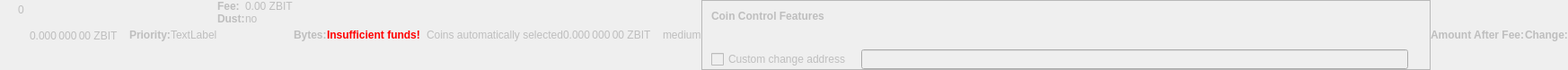
    <widget class="QWidget" name="dummyHideWidget" native="true">
     <property name="enabled">
      <bool>false</bool>
     </property>
     <property name="maximumSize">
      <size>
       <width>100</width>
       <height>22</height>
      </size>
     </property>
     <layout class="QHBoxLayout" name="dummyHideLayout">
      <property name="spacing">
       <number>0</number>
      </property>
      <property name="leftMargin">
       <number>0</number>
      </property>
      <property name="topMargin">
       <number>0</number>
      </property>
      <property name="rightMargin">
       <number>0</number>
      </property>
      <property name="bottomMargin">
       <number>0</number>
      </property>
      <item>
       <layout class="QFormLayout" name="formLayoutCoinControl1">
        <property name="horizontalSpacing">
         <number>10</number>
        </property>
        <property name="verticalSpacing">
         <number>14</number>
        </property>
        <property name="leftMargin">
         <number>10</number>
        </property>
        <property name="topMargin">
         <number>4</number>
        </property>
        <property name="rightMargin">
         <number>6</number>
        </property>
        <item row="0" column="1">
         <widget class="QLabel" name="labelCoinControlBytes">
          <property name="cursor">
           <cursorShape>IBeamCursor</cursorShape>
          </property>
          <property name="contextMenuPolicy">
           <enum>Qt::ActionsContextMenu</enum>
          </property>
          <property name="text">
           <string notr="true">0</string>
          </property>
          <property name="textInteractionFlags">
           <set>Qt::LinksAccessibleByMouse|Qt::TextSelectableByKeyboard|Qt::TextSelectableByMouse</set>
          </property>
         </widget>
        </item>
       </layout>
      </item>
      <item>
       <widget class="QLabel" name="labelCoinControlAfterFee">
        <property name="enabled">
         <bool>false</bool>
        </property>
        <property name="sizePolicy">
         <sizepolicy hsizetype="Fixed" vsizetype="Fixed">
          <horstretch>0</horstretch>
          <verstretch>0</verstretch>
         </sizepolicy>
        </property>
        <property name="minimumSize">
         <size>
          <width>111</width>
          <height>12</height>
         </size>
        </property>
        <property name="maximumSize">
         <size>
          <width>111</width>
          <height>12</height>
         </size>
        </property>
        <property name="cursor">
         <cursorShape>IBeamCursor</cursorShape>
        </property>
        <property name="contextMenuPolicy">
         <enum>Qt::ActionsContextMenu</enum>
        </property>
        <property name="text">
         <string notr="true">0.000 000 00 ZBIT</string>
        </property>
        <property name="textInteractionFlags">
         <set>Qt::LinksAccessibleByMouse|Qt::TextSelectableByKeyboard|Qt::TextSelectableByMouse</set>
        </property>
       </widget>
      </item>
      <item>
       <widget class="QLabel" name="labelCoinControlPriorityText">
        <property name="enabled">
         <bool>false</bool>
        </property>
        <property name="font">
         <font>
          <weight>75</weight>
          <bold>true</bold>
         </font>
        </property>
        <property name="text">
         <string>Priority:</string>
        </property>
       </widget>
      </item>
      <item>
       <layout class="QHBoxLayout" name="horizontalLayout">
        <item>
         <widget class="QLabel" name="WarningLabel">
          <property name="text">
           <string>TextLabel</string>
          </property>
         </widget>
        </item>
       </layout>
      </item>
      <item>
       <layout class="QFormLayout" name="formLayoutCoinControl3">
        <property name="horizontalSpacing">
         <number>0</number>
        </property>
        <property name="verticalSpacing">
         <number>0</number>
        </property>
        <property name="leftMargin">
         <number>0</number>
        </property>
        <property name="topMargin">
         <number>0</number>
        </property>
        <property name="rightMargin">
         <number>0</number>
        </property>
        <item row="0" column="0">
         <widget class="QLabel" name="labelCoinControlFeeText">
          <property name="enabled">
           <bool>false</bool>
          </property>
          <property name="font">
           <font>
            <weight>75</weight>
            <bold>true</bold>
           </font>
          </property>
          <property name="text">
           <string>Fee:</string>
          </property>
          <property name="margin">
           <number>0</number>
          </property>
         </widget>
        </item>
        <item row="0" column="1">
         <widget class="QLabel" name="labelCoinControlFee">
          <property name="enabled">
           <bool>false</bool>
          </property>
          <property name="cursor">
           <cursorShape>IBeamCursor</cursorShape>
          </property>
          <property name="contextMenuPolicy">
           <enum>Qt::ActionsContextMenu</enum>
          </property>
          <property name="text">
           <string notr="true">0.00 ZBIT</string>
          </property>
          <property name="textInteractionFlags">
           <set>Qt::LinksAccessibleByMouse|Qt::TextSelectableByKeyboard|Qt::TextSelectableByMouse</set>
          </property>
         </widget>
        </item>
        <item row="1" column="0">
         <widget class="QLabel" name="labelCoinControlLowOutputText">
          <property name="enabled">
           <bool>false</bool>
          </property>
          <property name="font">
           <font>
            <weight>75</weight>
            <bold>true</bold>
           </font>
          </property>
          <property name="text">
           <string>Dust:</string>
          </property>
         </widget>
        </item>
        <item row="1" column="1">
         <widget class="QLabel" name="labelCoinControlLowOutput">
          <property name="enabled">
           <bool>false</bool>
          </property>
          <property name="cursor">
           <cursorShape>IBeamCursor</cursorShape>
          </property>
          <property name="contextMenuPolicy">
           <enum>Qt::ActionsContextMenu</enum>
          </property>
          <property name="text">
           <string>no</string>
          </property>
          <property name="textInteractionFlags">
           <set>Qt::LinksAccessibleByMouse|Qt::TextSelectableByKeyboard|Qt::TextSelectableByMouse</set>
          </property>
         </widget>
        </item>
       </layout>
      </item>
      <item>
       <widget class="QLabel" name="labelCoinControlBytesText">
        <property name="enabled">
         <bool>false</bool>
        </property>
        <property name="font">
         <font>
          <weight>75</weight>
          <bold>true</bold>
         </font>
        </property>
        <property name="text">
         <string>Bytes:</string>
        </property>
       </widget>
      </item>
      <item>
       <layout class="QFormLayout" name="formLayoutCoinControl2">
        <property name="horizontalSpacing">
         <number>0</number>
        </property>
        <property name="verticalSpacing">
         <number>0</number>
        </property>
        <property name="leftMargin">
         <number>0</number>
        </property>
        <property name="topMargin">
         <number>0</number>
        </property>
        <property name="rightMargin">
         <number>0</number>
        </property>
       </layout>
      </item>
      <item>
       <layout class="QHBoxLayout" name="horizontalLayoutCoinControl2">
        <property name="spacing">
         <number>0</number>
        </property>
        <property name="bottomMargin">
         <number>0</number>
        </property>
       </layout>
      </item>
      <item>
       <widget class="QLabel" name="labelCoinControlInsuffFunds">
        <property name="enabled">
         <bool>false</bool>
        </property>
        <property name="minimumSize">
         <size>
          <width>0</width>
          <height>0</height>
         </size>
        </property>
        <property name="font">
         <font>
          <weight>75</weight>
          <bold>true</bold>
         </font>
        </property>
        <property name="styleSheet">
         <string notr="true">color:red;font-weight:bold;</string>
        </property>
        <property name="text">
         <string>Insufficient funds!</string>
        </property>
        <property name="margin">
         <number>5</number>
        </property>
       </widget>
      </item>
      <item>
       <layout class="QFormLayout" name="formLayoutCoinControl4">
        <property name="horizontalSpacing">
         <number>0</number>
        </property>
        <property name="verticalSpacing">
         <number>0</number>
        </property>
        <property name="leftMargin">
         <number>0</number>
        </property>
        <property name="topMargin">
         <number>0</number>
        </property>
        <property name="rightMargin">
         <number>0</number>
        </property>
       </layout>
      </item>
      <item>
       <widget class="QLabel" name="labelCoinControlChangeLabel">
        <property name="enabled">
         <bool>false</bool>
        </property>
        <property name="sizePolicy">
         <sizepolicy hsizetype="Preferred" vsizetype="Expanding">
          <horstretch>0</horstretch>
          <verstretch>0</verstretch>
         </sizepolicy>
        </property>
        <property name="minimumSize">
         <size>
          <width>0</width>
          <height>0</height>
         </size>
        </property>
        <property name="text">
         <string/>
        </property>
        <property name="margin">
         <number>3</number>
        </property>
       </widget>
      </item>
      <item>
       <widget class="QLabel" name="labelCoinControlAutomaticallySelected">
        <property name="enabled">
         <bool>false</bool>
        </property>
        <property name="sizePolicy">
         <sizepolicy hsizetype="Fixed" vsizetype="Fixed">
          <horstretch>0</horstretch>
          <verstretch>0</verstretch>
         </sizepolicy>
        </property>
        <property name="minimumSize">
         <size>
          <width>0</width>
          <height>0</height>
         </size>
        </property>
        <property name="maximumSize">
         <size>
          <width>240</width>
          <height>16777215</height>
         </size>
        </property>
        <property name="text">
         <string>Coins automatically selected</string>
        </property>
        <property name="margin">
         <number>5</number>
        </property>
       </widget>
      </item>
      <item>
       <widget class="QLabel" name="labelCoinControlChange">
        <property name="enabled">
         <bool>false</bool>
        </property>
        <property name="sizePolicy">
         <sizepolicy hsizetype="Fixed" vsizetype="Fixed">
          <horstretch>0</horstretch>
          <verstretch>0</verstretch>
         </sizepolicy>
        </property>
        <property name="minimumSize">
         <size>
          <width>111</width>
          <height>0</height>
         </size>
        </property>
        <property name="maximumSize">
         <size>
          <width>111</width>
          <height>16777215</height>
         </size>
        </property>
        <property name="cursor">
         <cursorShape>IBeamCursor</cursorShape>
        </property>
        <property name="contextMenuPolicy">
         <enum>Qt::ActionsContextMenu</enum>
        </property>
        <property name="text">
         <string notr="true">0.000 000 00 ZBIT</string>
        </property>
        <property name="textInteractionFlags">
         <set>Qt::LinksAccessibleByMouse|Qt::TextSelectableByKeyboard|Qt::TextSelectableByMouse</set>
        </property>
       </widget>
      </item>
      <item>
       <widget class="QLabel" name="labelCoinControlPriority">
        <property name="enabled">
         <bool>false</bool>
        </property>
        <property name="cursor">
         <cursorShape>IBeamCursor</cursorShape>
        </property>
        <property name="contextMenuPolicy">
         <enum>Qt::ActionsContextMenu</enum>
        </property>
        <property name="text">
         <string>medium</string>
        </property>
        <property name="textInteractionFlags">
         <set>Qt::LinksAccessibleByMouse|Qt::TextSelectableByKeyboard|Qt::TextSelectableByMouse</set>
        </property>
       </widget>
      </item>
      <item>
       <widget class="QFrame" name="frameCoinControl">
        <property name="sizePolicy">
         <sizepolicy hsizetype="Expanding" vsizetype="Expanding">
          <horstretch>0</horstretch>
          <verstretch>0</verstretch>
         </sizepolicy>
        </property>
        <property name="maximumSize">
         <size>
          <width>16777215</width>
          <height>16777215</height>
         </size>
        </property>
        <property name="frameShape">
         <enum>QFrame::StyledPanel</enum>
        </property>
        <property name="frameShadow">
         <enum>QFrame::Sunken</enum>
        </property>
        <layout class="QVBoxLayout" name="verticalLayoutCoinControl2_2">
         <property name="spacing">
          <number>0</number>
         </property>
         <property name="leftMargin">
          <number>0</number>
         </property>
         <property name="topMargin">
          <number>0</number>
         </property>
         <property name="rightMargin">
          <number>0</number>
         </property>
         <property name="bottomMargin">
          <number>0</number>
         </property>
         <item>
          <layout class="QVBoxLayout" name="verticalLayoutCoinControl" stretch="0,0,0,1">
           <property name="spacing">
            <number>0</number>
           </property>
           <property name="leftMargin">
            <number>10</number>
           </property>
           <property name="topMargin">
            <number>10</number>
           </property>
           <item>
            <layout class="QHBoxLayout" name="horizontalLayoutCoinControl1">
             <property name="bottomMargin">
              <number>15</number>
             </property>
             <item>
              <widget class="QLabel" name="labelCoinControlFeatures">
               <property name="enabled">
                <bool>false</bool>
               </property>
               <property name="sizePolicy">
                <sizepolicy hsizetype="Preferred" vsizetype="Maximum">
                 <horstretch>0</horstretch>
                 <verstretch>0</verstretch>
                </sizepolicy>
               </property>
               <property name="font">
                <font>
                 <weight>75</weight>
                 <bold>true</bold>
                </font>
               </property>
               <property name="styleSheet">
                <string notr="true">font-weight:bold;</string>
               </property>
               <property name="text">
                <string>Coin Control Features</string>
               </property>
              </widget>
             </item>
            </layout>
           </item>
           <item>
            <widget class="QWidget" name="widgetCoinControl" native="true">
             <property name="sizePolicy">
              <sizepolicy hsizetype="Preferred" vsizetype="Preferred">
               <horstretch>0</horstretch>
               <verstretch>0</verstretch>
              </sizepolicy>
             </property>
             <property name="minimumSize">
              <size>
               <width>0</width>
               <height>0</height>
              </size>
             </property>
             <property name="styleSheet">
              <string notr="true"/>
             </property>
             <layout class="QHBoxLayout" name="horizontalLayoutCoinControl5_2">
              <property name="leftMargin">
               <number>0</number>
              </property>
              <property name="topMargin">
               <number>0</number>
              </property>
              <property name="rightMargin">
               <number>0</number>
              </property>
              <property name="bottomMargin">
               <number>0</number>
              </property>
              <item>
               <layout class="QHBoxLayout" name="horizontalLayoutCoinControl3">
                <property name="spacing">
                 <number>20</number>
                </property>
                <property name="topMargin">
                 <number>0</number>
                </property>
                <property name="bottomMargin">
                 <number>10</number>
                </property>
               </layout>
              </item>
             </layout>
            </widget>
           </item>
           <item>
            <layout class="QHBoxLayout" name="horizontalLayoutCoinControl4" stretch="0,0,0">
             <property name="spacing">
              <number>12</number>
             </property>
             <property name="sizeConstraint">
              <enum>QLayout::SetDefaultConstraint</enum>
             </property>
             <property name="topMargin">
              <number>5</number>
             </property>
             <property name="rightMargin">
              <number>5</number>
             </property>
             <item>
              <widget class="QCheckBox" name="checkBoxCoinControlChange">
               <property name="enabled">
                <bool>false</bool>
               </property>
               <property name="toolTip">
                <string>If this is activated, but the change address is empty or invalid, change will be sent to a newly generated address.</string>
               </property>
               <property name="text">
                <string>Custom change address</string>
               </property>
              </widget>
             </item>
             <item>
              <widget class="QValidatedLineEdit" name="lineEditCoinControlChange">
               <property name="enabled">
                <bool>false</bool>
               </property>
               <property name="sizePolicy">
                <sizepolicy hsizetype="Expanding" vsizetype="Fixed">
                 <horstretch>0</horstretch>
                 <verstretch>0</verstretch>
                </sizepolicy>
               </property>
              </widget>
             </item>
             <item>
              <widget class="QLabel" name="labelCoinControlChangeLabel_2">
               <property name="sizePolicy">
                <sizepolicy hsizetype="Preferred" vsizetype="Expanding">
                 <horstretch>0</horstretch>
                 <verstretch>0</verstretch>
                </sizepolicy>
               </property>
               <property name="minimumSize">
                <size>
                 <width>0</width>
                 <height>0</height>
                </size>
               </property>
               <property name="text">
                <string/>
               </property>
               <property name="margin">
                <number>3</number>
               </property>
              </widget>
             </item>
            </layout>
           </item>
           <item>
            <spacer name="verticalSpacerCoinControl">
             <property name="orientation">
              <enum>Qt::Vertical</enum>
             </property>
             <property name="sizeHint" stdset="0">
              <size>
               <width>800</width>
               <height>1</height>
              </size>
             </property>
            </spacer>
           </item>
          </layout>
         </item>
        </layout>
       </widget>
      </item>
      <item>
       <widget class="QLabel" name="labelCoinControlAfterFeeText">
        <property name="enabled">
         <bool>false</bool>
        </property>
        <property name="minimumSize">
         <size>
          <width>0</width>
          <height>0</height>
         </size>
        </property>
        <property name="maximumSize">
         <size>
          <width>16777215</width>
          <height>16777215</height>
         </size>
        </property>
        <property name="font">
         <font>
          <weight>75</weight>
          <bold>true</bold>
         </font>
        </property>
        <property name="text">
         <string>Amount After Fee:</string>
        </property>
        <property name="alignment">
         <set>Qt::AlignLeading|Qt::AlignLeft|Qt::AlignVCenter</set>
        </property>
        <property name="margin">
         <number>0</number>
        </property>
       </widget>
      </item>
      <item>
       <widget class="QLabel" name="labelCoinControlChangeText">
        <property name="enabled">
         <bool>false</bool>
        </property>
        <property name="sizePolicy">
         <sizepolicy hsizetype="Preferred" vsizetype="Preferred">
          <horstretch>0</horstretch>
          <verstretch>0</verstretch>
         </sizepolicy>
        </property>
        <property name="minimumSize">
         <size>
          <width>0</width>
          <height>0</height>
         </size>
        </property>
        <property name="maximumSize">
         <size>
          <width>16777215</width>
          <height>16777215</height>
         </size>
        </property>
        <property name="font">
         <font>
          <weight>75</weight>
          <bold>true</bold>
         </font>
        </property>
        <property name="text">
         <string>Change:</string>
        </property>
        <property name="alignment">
         <set>Qt::AlignLeading|Qt::AlignLeft|Qt::AlignVCenter</set>
        </property>
       </widget>
      </item>
     </layout>
    </widget>
